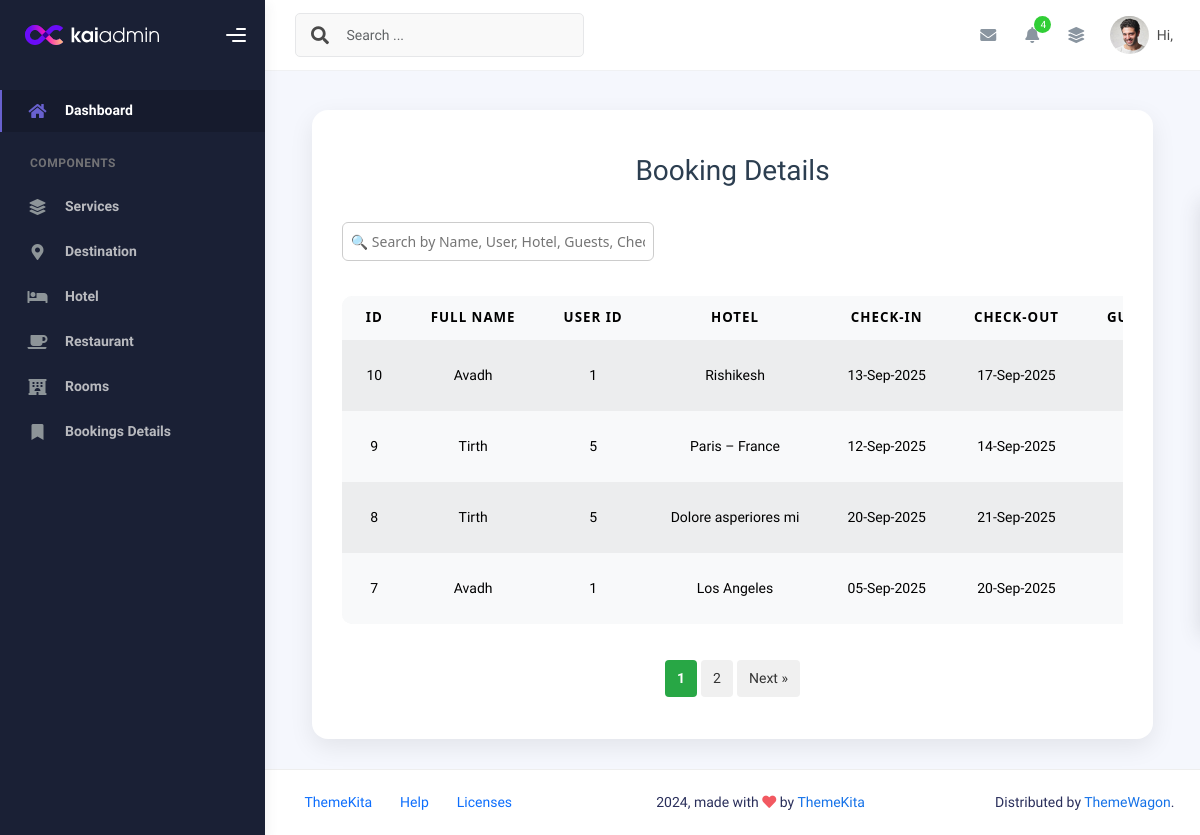
Screenshot of /admin/viewHotelBooking.php with the database file from the repository.
### tables this page shows
CREATE TABLE `hotelbookings` (
  `id` int(11) NOT NULL,
  `user_id` int(11) NOT NULL,
  `hotel_id` int(11) NOT NULL,
  `checkin_date` date NOT NULL,
  `checkout_date` date NOT NULL,
  `guests` int(11) NOT NULL,
  `created_at` timestamp NOT NULL DEFAULT current_timestamp()
);

CREATE TABLE `users` (
  `id` int(11) NOT NULL,
  `fullname` varchar(100) NOT NULL,
  `email` varchar(100) NOT NULL,
  `password` text NOT NULL,
  `avatar` text NOT NULL
);

CREATE TABLE `hotels` (
  `id` int(1) NOT NULL,
  `name` text NOT NULL,
  `price` int(11) NOT NULL,
  `location` text NOT NULL,
  `star` int(11) NOT NULL,
  `rate` int(11) NOT NULL,
  `image` text NOT NULL,
  `room_images` text NOT NULL,
  `description` text NOT NULL,
  `services` text NOT NULL
);

### admin/viewHotelBooking.php (the view, shortened to what this page needs)
<?php
include("../db.php");
include("header.php");
$limit = 4;
$page = isset($_GET['page']) && is_numeric($_GET['page']) ? intval($_GET['page']) : 1;
$offset = ($page - 1) * $limit;
$total_query = "SELECT COUNT(*) AS total FROM hotelbookings";
$total_result = mysqli_query($conn, $total_query);
$total_row = mysqli_fetch_assoc($total_result);
$total_records = $total_row['total'];
$total_pages = ceil($total_records / $limit);
$select = "SELECT hb.*,
                  u.fullname AS user_fullname,
                  h.location AS hotel_name
           FROM hotelbookings hb
           LEFT JOIN users u ON hb.user_id = u.id
           LEFT JOIN hotels h ON hb.hotel_id = h.id
           ORDER BY hb.id DESC
           LIMIT $limit OFFSET $offset";
$res = mysqli_query($conn, $select);
?>
<!DOCTYPE html>
<html lang="en">
<head>
    <link rel="stylesheet" href="view-style.css">
</head>
<body>
<div class="container d-flex justify-content-center" style="margin-top: 80px;">
    <div class="admin-panel">
        <h2>Booking Details</h2>
        <input type="text" id="search-box" placeholder="🔍 Search by Name, User, Hotel, Guests, Check-in or Check-out..." />
        <div class="table-responsive" id="booking-data">
            <table class="table table-light table-hover table-striped">
                <thead>
                <tr>
                    <th>ID</th>
                    <th>Full Name</th>
                    <th>User ID</th>
                    <th>Hotel</th>
                    <th>Check-in</th>
                    <th>Check-out</th>
                    <th>Guests</th>
                </tr>
                </thead>
                <tbody>
                <?php while ($row = mysqli_fetch_assoc($res)) { ?>
                    <tr>
                        <td><?php echo $row['id']; ?></td>
                        <td><?php echo !empty($row['user_fullname']) ? $row['user_fullname'] : 'Unknown'; ?></td>
                        <td><?php echo $row['user_id']; ?></td>
                        <td><?php echo !empty($row['hotel_name']) ? $row['hotel_name'] : 'N/A'; ?></td>
                        <td><?php echo date('d-M-Y', strtotime($row['checkin_date'])); ?></td>
                        <td><?php echo date('d-M-Y', strtotime($row['checkout_date'])); ?></td>
                        <td><?php echo $row['guests']; ?></td>
                    </tr>
                <?php } ?>
                </tbody>
            </table>
        </div>
        <div class="pagination" id="pagination">
            <?php for ($i = 1; $i <= $total_pages; $i++): ?>
                <a href="?page=<?php echo $i; ?>" class="<?php if ($i == $page) echo 'active'; ?>">
                    <?php echo $i; ?>
                </a>
            <?php endfor; ?>
            <?php if ($page < $total_pages): ?>
                <a href="?page=<?php echo $page + 1; ?>">Next &raquo;</a>
            <?php endif; ?>
        </div>
    </div>
</div>
</body>
</html>
<?php include("footer.php"); ?>

### admin/view-style.css (style rules this page uses)
.admin-panel { width: 90%; max-width: 1200px; background-color: #fff; padding: 40px 30px; border-radius: 16px; box-shadow: 0 8px 24px rgba(0, 0, 0, 0.08); margin: 30px auto; transition: all 0.3s ease-in-out; font-family: 'Segoe UI', sans-serif; }
.admin-panel h2 { text-align: center; font-size: 28px; color: #2c3e50; margin-bottom: 30px; }
.table-responsive { overflow-x: auto; margin-top: 20px; }
table { width: 100%; min-width: 800px; border-collapse: collapse; background-color: #f9f9f9; border-radius: 10px; overflow: hidden; }
table th, table td { padding: 16px 12px; text-align: center; font-size: 15px; border-bottom: 1px solid #eee; white-space: nowrap; }
table th { background-color: #f1f3f5; color: #2d3436; font-weight: 600; }
.pagination { text-align: center; margin-top: 20px; display: flex; justify-content: center; }
.pagination a { display: inline-block; padding: 8px 12px; margin: 2px; background-color: #f0f0f0; color: #333; text-decoration: none; border-radius: 4px; }
.pagination a.active { font-weight: bold; text-decoration: underline; background-color: #28a745; color: #fff; }

### admin/viewHotelBooking.php (style rules this page uses)
#search-box { width: 40%; padding: 8px; margin-bottom: 15px; border-radius: 6px; border: 1px solid #ccc; }

### rows the page displays
hotelbookings: id "10", user.fullname "Avadh", user "1", hotel.location "Rishikesh", checkin_date "13-Sep-2025", checkout_date "17-Sep-2025"
hotelbookings: id "9", user.fullname "Tirth", user "5", hotel.location "Paris – France", checkin_date "12-Sep-2025", checkout_date "14-Sep-2025"
hotelbookings: id "8", user.fullname "Tirth", user "5", hotel.location "Dolore asperiores mi", checkin_date "20-Sep-2025", checkout_date "21-Sep-2025"
hotelbookings: id "7", user.fullname "Avadh", user "1", hotel.location "Los Angeles", checkin_date "05-Sep-2025", checkout_date "20-Sep-2025"
